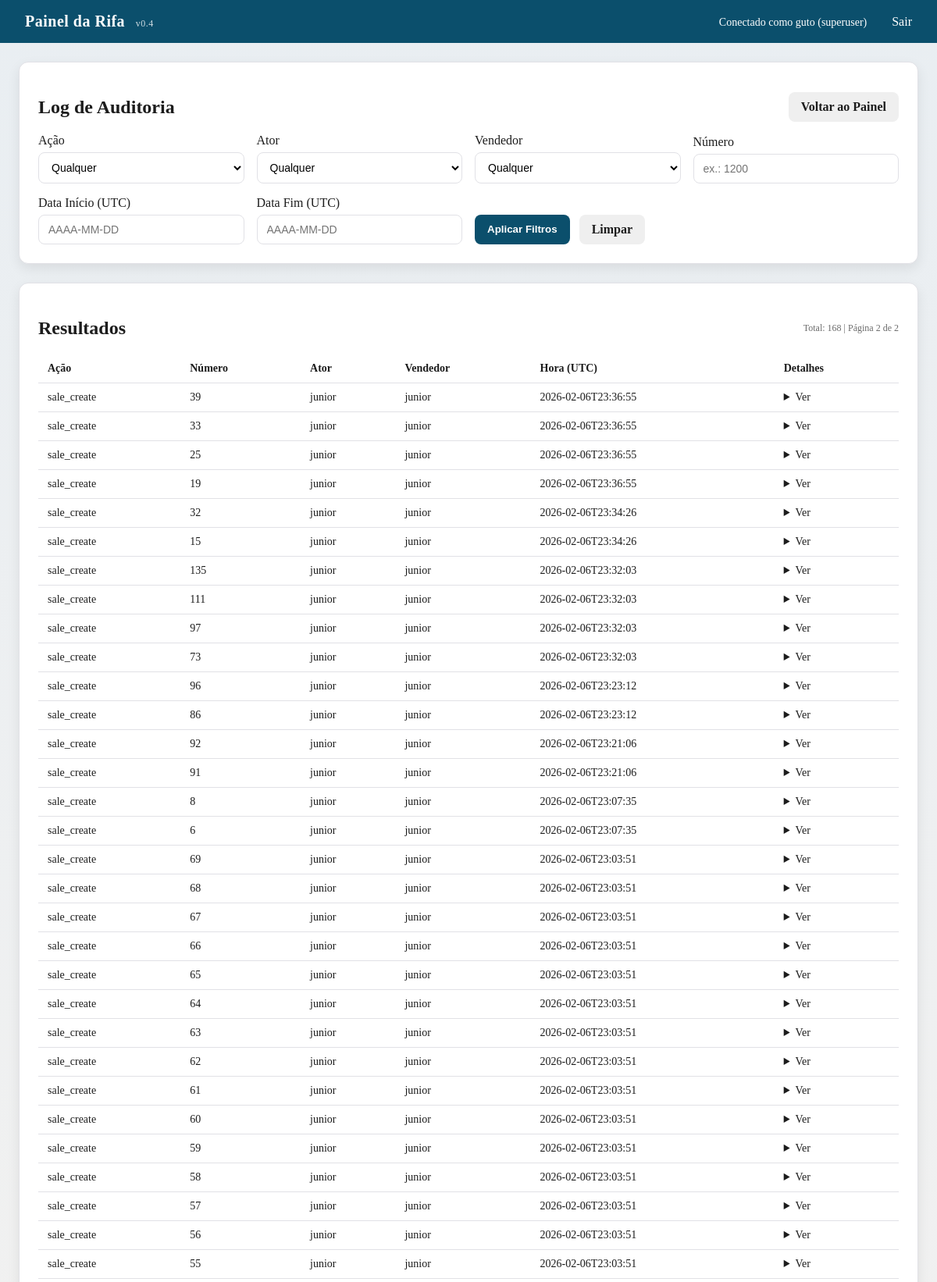
Page /admin/audit?page=2 (signed in, upper part) on the committed database.
### tables this page shows
CREATE TABLE users (
            id INTEGER PRIMARY KEY AUTOINCREMENT,
            username TEXT NOT NULL UNIQUE,
            password_hash TEXT NOT NULL,
            role TEXT NOT NULL CHECK (role IN ('seller', 'superuser')),
            created_at TEXT NOT NULL
        );

CREATE TABLE audit_log (
            id INTEGER PRIMARY KEY AUTOINCREMENT,
            action TEXT NOT NULL,
            actor_id INTEGER NOT NULL,
            number INTEGER,
            seller_id INTEGER,
            details TEXT,
            created_at TEXT NOT NULL,
            FOREIGN KEY (actor_id) REFERENCES users(id)
        );

### app.py (the view)
    @app.route("/admin/audit")
    @superuser_required
    def admin_audit():
        action = request.args.get("action", "").strip()
        actor = request.args.get("actor", "").strip()
        seller = request.args.get("seller", "").strip()
        number = parse_int(request.args.get("number"), None)
        date_from_raw = request.args.get("date_from", "").strip()
        date_to_raw = request.args.get("date_to", "").strip()
        if number is not None and (number < 1 or number > MAX_NUMBER):
            flash("Number is out of range.", "error")
            number = None
        date_from = normalize_date_input(date_from_raw, end=False)
        date_to = normalize_date_input(date_to_raw, end=True)
        clauses = []
        params = []
        if action:
            clauses.append("a.action = ?")
            params.append(action)
        if number is not None:
            clauses.append("a.number = ?")
            params.append(number)
        if actor:
            clauses.append("actor.username = ?")
            params.append(actor)
        if seller:
            clauses.append("seller.username = ?")
            params.append(seller)
        if date_from:
            clauses.append("a.created_at >= ?")
            params.append(date_from)
        if date_to:
            clauses.append("a.created_at <= ?")
            params.append(date_to)
        where_sql = f"WHERE {' AND '.join(clauses)}" if clauses else ""
        total = query_value(
            "SELECT COUNT(*) FROM audit_log a "
            "LEFT JOIN users actor ON actor.id = a.actor_id "
            "LEFT JOIN users seller ON seller.id = a.seller_id "
            f"{where_sql}",
            tuple(params),
        )
        page = parse_int(request.args.get("page"), 1)
        page_size = 100
        page_count = max(1, (total + page_size - 1) // page_size)
        page = max(1, min(page, page_count))
        offset = (page - 1) * page_size
        rows = query_all(
            "SELECT a.action, a.number, a.created_at, a.details, "
            "actor.username AS actor_username, seller.username AS seller_username "
            "FROM audit_log a "
            "LEFT JOIN users actor ON actor.id = a.actor_id "
            "LEFT JOIN users seller ON seller.id = a.seller_id "
            f"{where_sql} "
            "ORDER BY a.created_at DESC "
            "LIMIT ? OFFSET ?",
            tuple(params + [page_size, offset]),
        )
        actions = query_all("SELECT DISTINCT action FROM audit_log ORDER BY action")
        users = query_all("SELECT username FROM users ORDER BY username")
        filters = {
            "action": action or "",
            "actor": actor or "",
            "seller": seller or "",
            "number": number or "",
            "date_from": date_from_raw or "",
            "date_to": date_to_raw or "",
        }
        filters = {key: value for key, value in filters.items() if value != ""}
        return render_template(
            "admin_audit.html",
            rows=rows,
            actions=actions,
            users=users,
            action=action,
            actor=actor,
            seller=seller,
            number=number,
            date_from=date_from_raw,
            date_to=date_to_raw,
            total=total,
            page=page,
            page_count=page_count,
            filters=filters,
            max_number=MAX_NUMBER,
        )

### app.py (called while the page is built)
def get_db() -> sqlite3.Connection:
    if "db" not in g:
        g.db = sqlite3.connect(current_app.config["DATABASE"])
        g.db.row_factory = sqlite3.Row
    return g.db

def query_one(query: str, params: tuple | None = None):
    db = get_db()
    cur = db.execute(query, params or ())
    row = cur.fetchone()
    cur.close()
    return row

def query_all(query: str, params: tuple | None = None):
    db = get_db()
    cur = db.execute(query, params or ())
    rows = cur.fetchall()
    cur.close()
    return rows

def query_value(query: str, params: tuple | None = None):
    row = query_one(query, params)
    if row is None:
        return 0
    return list(row)[0]

def parse_int(value, default):
    if value is None:
        return default
    try:
        return int(value)
    except (TypeError, ValueError):
        return default

def normalize_date_input(value: str, end: bool) -> str:
    if not value:
        return ""
    if len(value) == 10:
        return f"{value}T23:59:59" if end else f"{value}T00:00:00"
    return value

### templates/admin_audit.html (shortened to what this page needs)
{% extends 'base.html' %}
{% block content %}
  <section class="card">
    <div class="section-header">
      <h1>Log de Auditoria</h1>
      <a class="btn" href="{{ url_for('admin_dashboard') }}">Voltar ao Painel</a>
    </div>
    <form method="get" class="form filter-grid">
      <label class="field">
        <span>Ação</span>
        <select name="action">
          <option value="">Qualquer</option>
        </select>
      </label>
      <label class="field">
        <span>Ator</span>
        <select name="actor">
          <option value="">Qualquer</option>
        </select>
      </label>
      <label class="field">
        <span>Vendedor</span>
        <select name="seller">
          <option value="">Qualquer</option>
        </select>
      </label>
      <label class="field">
        <span>Número</span>
        <input type="number" name="number" min="1" max="{{ max_number }}" value="{{ number or '' }}" placeholder="ex.: 1200">
      </label>
      <label class="field">
        <span>Data Início (UTC)</span>
        <input type="text" name="date_from" value="{{ date_from }}" placeholder="AAAA-MM-DD">
      </label>
      <label class="field">
        <span>Data Fim (UTC)</span>
        <input type="text" name="date_to" value="{{ date_to }}" placeholder="AAAA-MM-DD">
      </label>
      <div class="form-actions">
        <button type="submit" class="btn primary">Aplicar Filtros</button>
        <a class="btn" href="{{ url_for('admin_audit') }}">Limpar</a>
      </div>
    </form>
  </section>
  <section class="card">
    <div class="section-header">
      <h2>Resultados</h2>
      <div class="small">Total: {{ total }} | Página {{ page }} de {{ page_count }}</div>
    </div>
    <table class="table">
      <thead>
        <tr>
          <th>Ação</th>
          <th>Número</th>
          <th>Ator</th>
          <th>Vendedor</th>
          <th>Hora (UTC)</th>
          <th>Detalhes</th>
        </tr>
      </thead>
      <tbody>
        {% for row in rows %}
          <tr>
            <td>{{ row.action }}</td>
            <td>{{ row.number or '-' }}</td>
            <td>{{ row.actor_username or '-' }}</td>
            <td>{{ row.seller_username or '-' }}</td>
            <td>{{ row.created_at }}</td>
            <td>
              {% if row.details %}
                <details>
                  <summary>Ver</summary>
                </details>
              {% else %}
                -
              {% endif %}
            </td>
          </tr>
        {% else %}
          <tr>
            <td colspan="6">Nenhum registro encontrado.</td>
          </tr>
        {% endfor %}
      </tbody>
    </table>
  </section>
{% endblock %}

### templates/base.html (shortened to what this page needs)
<!doctype html>
<html lang="pt-BR">
  <head>
    <link rel="stylesheet" href="{{ url_for('static', filename='styles.css') }}">
  </head>
  <body>
    <header class="site-header">
      <div class="brand">Painel da Rifa <span class="version">v0.4</span></div>
      <nav class="nav">
        {% if g.user %}
          <span class="nav-user">Conectado como {{ g.user['username'] }} ({{ g.user['role'] }})</span>
          <a href="{{ url_for('logout') }}">Sair</a>
        {% endif %}
      </nav>
    </header>
    <main class="container">
      {% block content %}{% endblock %}
    </main>
  </body>
</html>

### static/styles.css (style rules this page uses)
:root { --bg: #f4f4f7; --card: #ffffff; --primary: #0b4f6c; --accent: #f4b41a; --text: #1c1c1c; --muted: #6c6c6c; --danger: #c0392b; --success: #1e8449; --warning: #b9770e; --border: #e1e1e6; }
* { box-sizing: border-box; }
body { margin: 0; font-family: "Georgia", "Times New Roman", serif; color: var(--text); background: linear-gradient(180deg, #e9eef2 0%, #f7f3ef 100%); min-height: 100vh; }
.site-header { display: flex; align-items: center; justify-content: space-between; padding: 16px 32px; background: #0b4f6c; color: #fff; }
.brand { font-size: 20px; font-weight: bold; letter-spacing: 0.5px; }
.version { font-size: 12px; font-weight: normal; opacity: 0.8; margin-left: 8px; }
.nav a { color: #fff; text-decoration: none; margin-left: 16px; }
.nav-user { margin-right: 12px; font-size: 14px; }
.container { max-width: 1200px; margin: 0 auto; padding: 24px; }
.card { background: var(--card); padding: 24px; border-radius: 12px; box-shadow: 0 6px 16px rgba(0, 0, 0, 0.08); margin-bottom: 24px; border: 1px solid var(--border); }
.form { display: flex; flex-direction: column; gap: 16px; }
.form-actions { display: flex; gap: 12px; flex-wrap: wrap; }
.filter-grid { display: grid; grid-template-columns: repeat(auto-fit, minmax(220px, 1fr)); gap: 16px; align-items: end; }
.filter-grid .form-actions { justify-content: flex-start; }
.field { display: flex; flex-direction: column; gap: 6px; flex: 1; }
.field input { padding: 10px 12px; border-radius: 8px; border: 1px solid var(--border); font-size: 14px; }
.field select { padding: 10px 12px; border-radius: 8px; border: 1px solid var(--border); font-size: 14px; background: #fff; }
.btn { display: inline-flex; align-items: center; justify-content: center; padding: 10px 16px; border-radius: 8px; border: none; background: #efefef; cursor: pointer; text-decoration: none; color: var(--text); font-weight: bold; }
.btn.primary { background: var(--primary); color: #fff; }
.table { width: 100%; border-collapse: collapse; }
.table th, .table td { text-align: left; padding: 10px 12px; border-bottom: 1px solid var(--border); font-size: 14px; }
.section-header { display: flex; align-items: center; justify-content: space-between; gap: 12px; }
.small { font-size: 12px; color: var(--muted); }

### rows in the picture
users: user.username "guto", user.role "superuser"
audit_log: action "sale_create", number "39", username "junior", created_at "2026-02-06T23:36:55"
audit_log: action "sale_create", number "33", username "junior", created_at "2026-02-06T23:36:55"
audit_log: action "sale_create", number "25", username "junior", created_at "2026-02-06T23:36:55"
audit_log: action "sale_create", number "19", username "junior", created_at "2026-02-06T23:36:55"
audit_log: action "sale_create", number "32", username "junior", created_at "2026-02-06T23:34:26"
audit_log: action "sale_create", number "15", username "junior", created_at "2026-02-06T23:34:26"
audit_log: action "sale_create", number "135", username "junior", created_at "2026-02-06T23:32:03"
audit_log: action "sale_create", number "111", username "junior", created_at "2026-02-06T23:32:03"
audit_log: action "sale_create", number "97", username "junior", created_at "2026-02-06T23:32:03"
audit_log: action "sale_create", number "73", username "junior", created_at "2026-02-06T23:32:03"
audit_log: action "sale_create", number "96", username "junior", created_at "2026-02-06T23:23:12"
audit_log: action "sale_create", number "86", username "junior", created_at "2026-02-06T23:23:12"
audit_log: action "sale_create", number "92", username "junior", created_at "2026-02-06T23:21:06"
audit_log: action "sale_create", number "91", username "junior", created_at "2026-02-06T23:21:06"
audit_log: action "sale_create", number "8", username "junior", created_at "2026-02-06T23:07:35"
audit_log: action "sale_create", number "6", username "junior", created_at "2026-02-06T23:07:35"
audit_log: action "sale_create", number "69", username "junior", created_at "2026-02-06T23:03:51"
audit_log: action "sale_create", number "68", username "junior", created_at "2026-02-06T23:03:51"
audit_log: action "sale_create", number "67", username "junior", created_at "2026-02-06T23:03:51"
audit_log: action "sale_create", number "66", username "junior", created_at "2026-02-06T23:03:51"
audit_log: action "sale_create", number "65", username "junior", created_at "2026-02-06T23:03:51"
audit_log: action "sale_create", number "64", username "junior", created_at "2026-02-06T23:03:51"
audit_log: action "sale_create", number "63", username "junior", created_at "2026-02-06T23:03:51"
audit_log: action "sale_create", number "62", username "junior", created_at "2026-02-06T23:03:51"
audit_log: action "sale_create", number "61", username "junior", created_at "2026-02-06T23:03:51"
audit_log: action "sale_create", number "60", username "junior", created_at "2026-02-06T23:03:51"
audit_log: action "sale_create", number "59", username "junior", created_at "2026-02-06T23:03:51"
audit_log: action "sale_create", number "58", username "junior", created_at "2026-02-06T23:03:51"
audit_log: action "sale_create", number "57", username "junior", created_at "2026-02-06T23:03:51"
audit_log: action "sale_create", number "56", username "junior", created_at "2026-02-06T23:03:51"
audit_log: action "sale_create", number "55", username "junior", created_at "2026-02-06T23:03:51"

### other values in the picture
{{ total }} "168"
{{ page }} "2"
{{ page_count }} "2"
